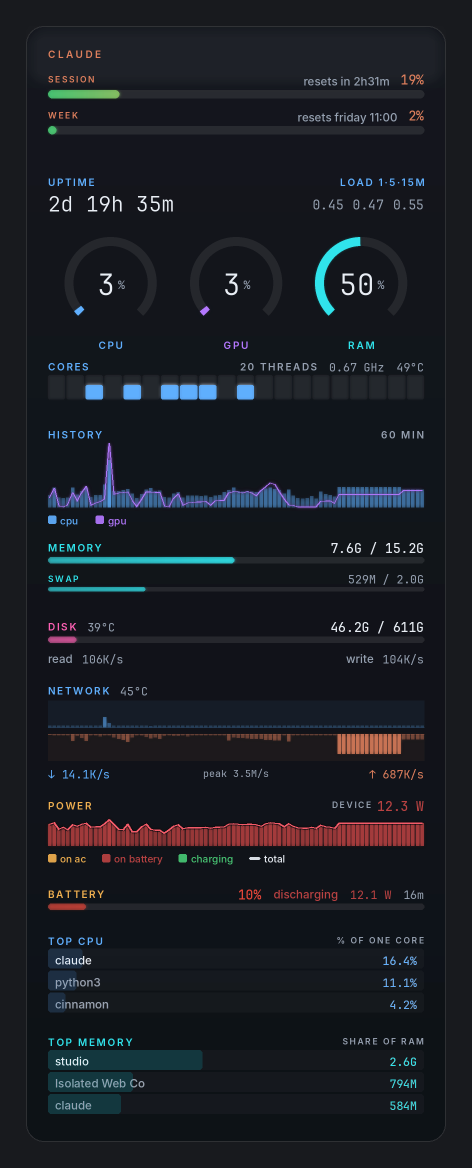
#> input picture docs/panel-battery-low.png, 472 x 1168 px, given in place of hud.png, which was not available
$ python shot.py
#> lines starting #> are read from the running program, lines starting #| are printed output that depends on the picture; pictures that were not available may be replaced by others from this repository, and a replacement may not be noted
#!/usr/bin/env python3

import subprocess
import sys
from PIL import Image

GROUND = (24, 26, 30)
PAD = 26

name = sys.argv[1] if len(sys.argv) > 1 else "panel"
subprocess.run(["./hud.py", "--png"], check=True,
               stdout=subprocess.DEVNULL, stderr=subprocess.DEVNULL)
#> (this line was passed over: subprocess is not available in this run)
hud = Image.open("cache/hud.png").convert("RGBA")
out = Image.new("RGBA", (hud.width + 2 * PAD, hud.height + 2 * PAD), (*GROUND, 255))
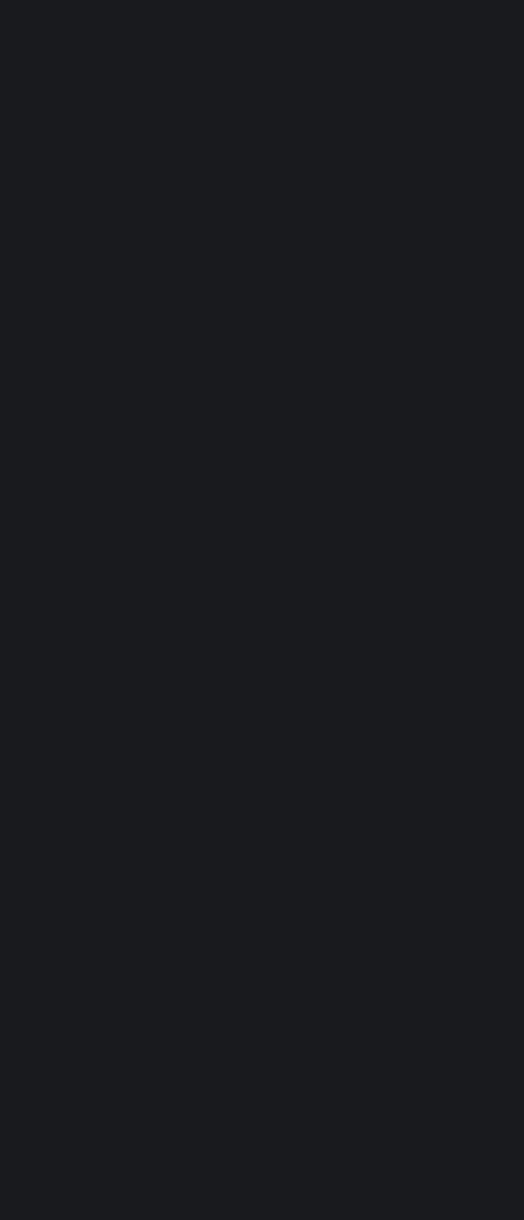
#> out: PIL image 524x1220 RGBA; mean R, G, B, A 24, 26, 30, 255
out.alpha_composite(hud, (PAD, PAD))
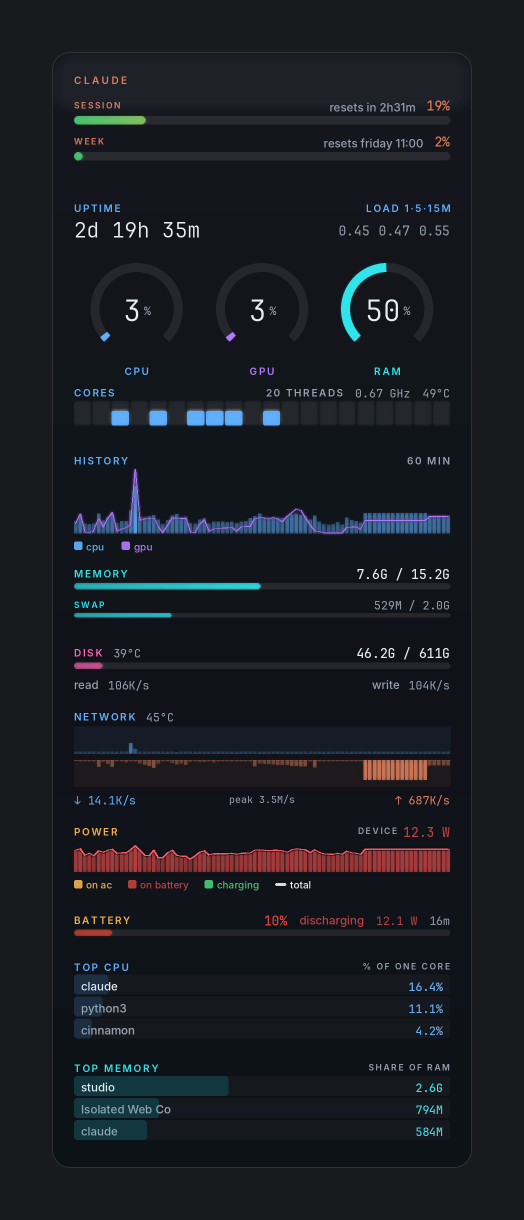
#> out: PIL image 524x1220 RGBA; mean R, G, B, A 25.6, 28.5, 34.6, 255
path = f"docs/{name}.png"
out.convert("RGB").save(path, optimize=True)
print(f"{path}  {out.width}x{out.height}")
#| docs/panel.png  524x1220

$ run again, on docs/weather-states.png
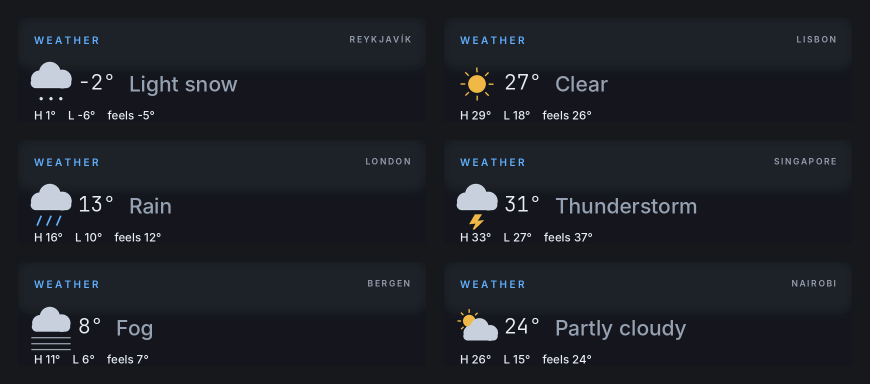
#> input picture docs/weather-states.png, 870 x 384 px, given in place of hud.png, which was not available
#> `out.alpha_composite(hud, (PAD, PAD))`:
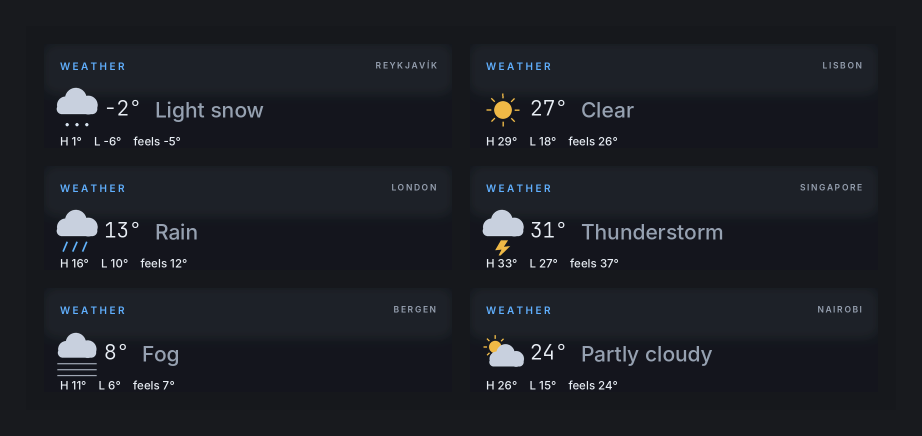
#> out: PIL image 922x436 RGBA; mean R, G, B, A 28.1, 30.8, 37, 255
#| docs/docs/weather-states.png.png  922x436
